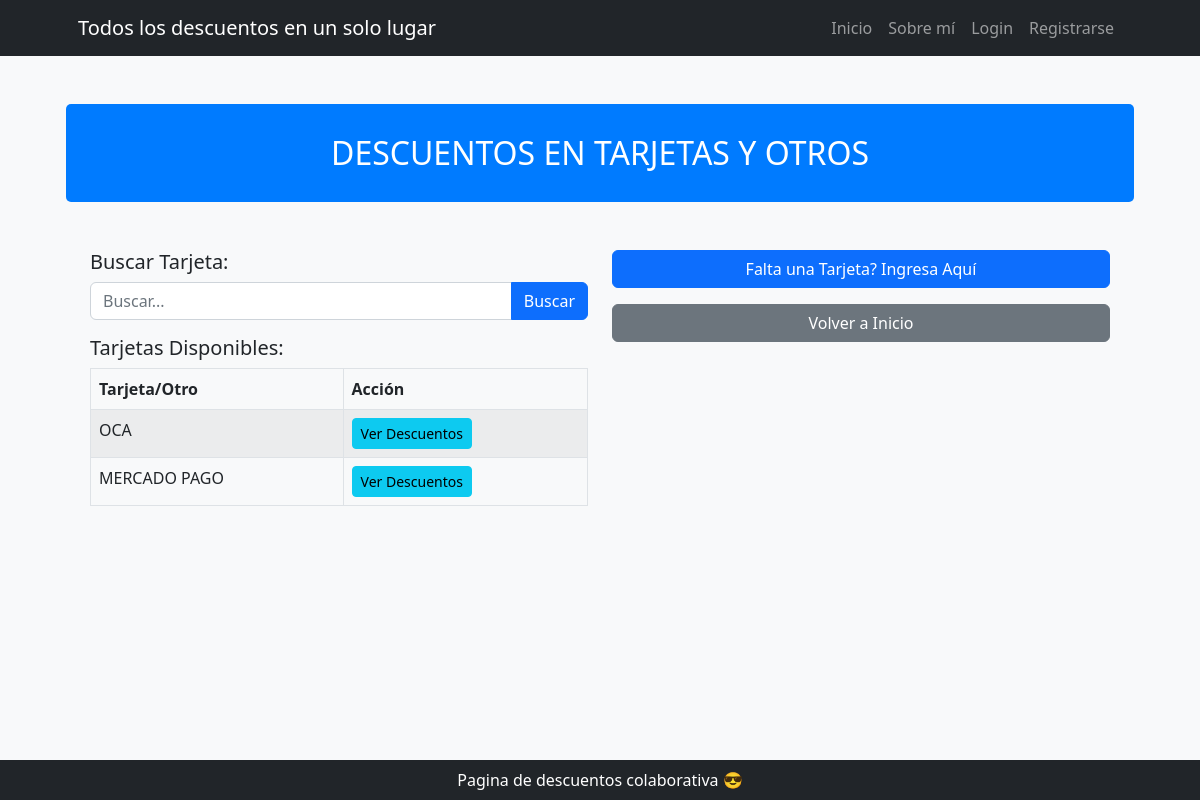
Page /tarjetas/ on the earlier database version.
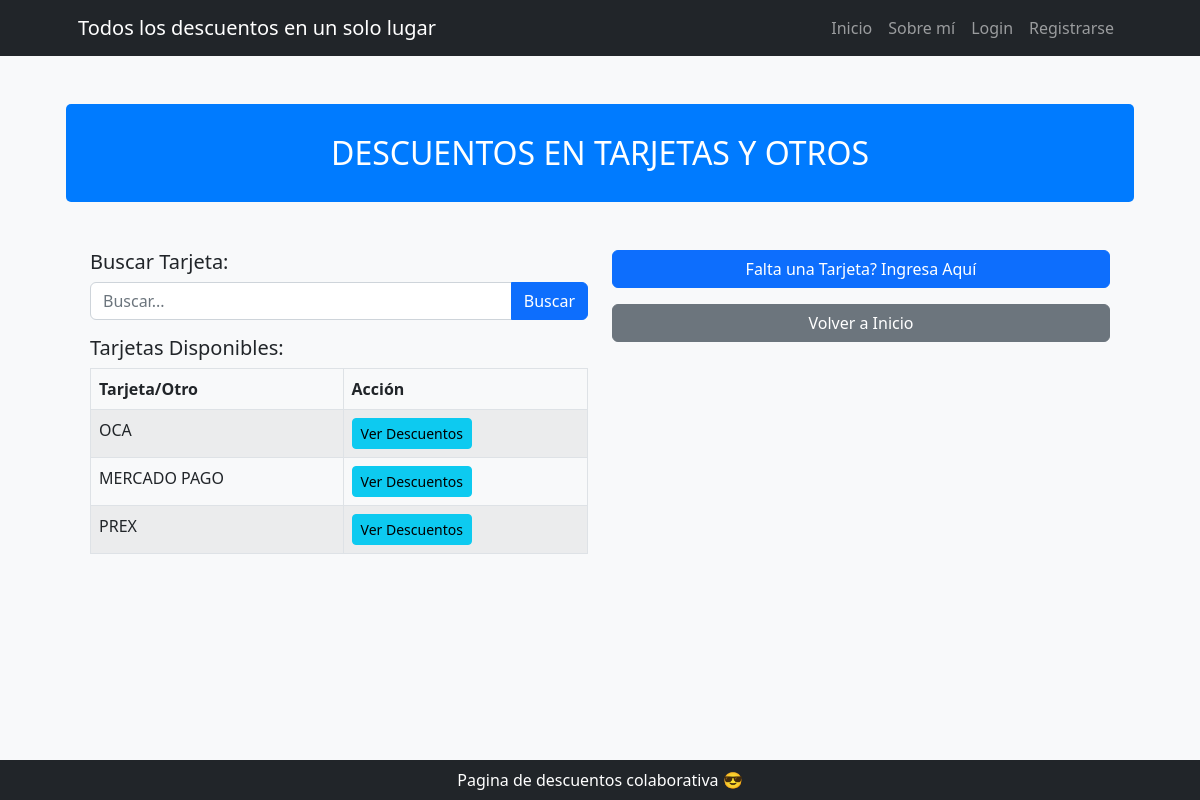
Same page on the later database version.
### tarjetas/models.py (models this page shows, shortened)
class Tarjetas(models.Model):
    DEBITO = 'débito'
    CREDITO = 'crédito'
    NINGUNO = ' '
    TIPO_CHOICES = [
        (DEBITO, 'Débito'),
        (CREDITO, 'Crédito'),
        (NINGUNO, ' '),
    ]
    nombre = models.CharField(max_length=25)
    tipo = models.CharField(max_length=25, choices=TIPO_CHOICES, null=True, blank=True)
    class Meta:
        verbose_name = "Tarjeta"
        verbose_name_plural = "Tarjetas"

### tarjetas/views.py (the view)
# urls.py: path("", views.home, name="home"),
def home(request):
    consulta = request.GET.get("consulta")
    if consulta:
        tarjetas = Tarjetas.objects.filter(nombre__icontains=consulta)
    else:
        tarjetas = Tarjetas.objects.all()
    return render(request, "tarjetas/index.html", {"tarjetas": tarjetas})

### tarjetas/templates/tarjetas/index.html
{% extends "core/base.html" %}
{% block titulo %}
    DESCUENTOS EN TARJETAS Y OTROS
{% endblock titulo %}
{% block contenido %}
<div class="container my-5">
    <div class="row">
        <div class="col-md-6">
            <h5>Buscar Tarjeta:</h5>
            <form action="{% url 'tarjetas:tarjetas_list' %}" method="get" class="mb-3">
                <div class="input-group">
                    <input type="text" name="consulta" class="form-control" placeholder="Buscar...">
                    <button type="submit" class="btn btn-primary">Buscar</button>
                </div>
            </form>
            <h5>Tarjetas Disponibles:</h5>
            <table class="table table-striped table-bordered">
                <thead class="thead-dark">
                    <tr>
                        <th>Tarjeta/Otro</th>
                        <th>Acción</th>
                    </tr>
                </thead>
                <tbody>
                    {% for tarjeta in tarjetas %}
                        <tr>
                            <td>{{ tarjeta.nombre }}</td>
                            <td>
                                <a href="{% url 'tarjetas:descuentos_list' tarjeta.pk %}" class="btn btn-info btn-sm">Ver Descuentos</a>
                            </td>
                        </tr>
                    {% endfor %}
                </tbody>
            </table>
        </div>
        <div class="col-md-6">
            <div class="d-grid gap-2 mb-3">
                <a class="btn btn-primary"
                   href="{% url 'tarjetas:tarjetas_create' %}"
                   role="button">Falta una Tarjeta? Ingresa Aquí</a>
            </div>
            <div class="d-grid gap-2">
                <a class="btn btn-secondary"
                   href="{% url 'core:home' %}"
                   role="button">Volver a Inicio</a>
            </div>
        </div>
    </div>
</div>
{% endblock contenido %}

### core/templates/core/base.html (shortened to what this page needs)
{% load static %}
<!DOCTYPE html>
<html lang="es">
    <head>
        <link href="{% static 'core/css/styles.css' %}" rel="stylesheet" />
    </head>
    <body>
        {% include 'core/components/navbar.html' %}
        <div class="container px-4 px-lg-5">
            <div class="row align-items-center my-5 custom-header">
                <h1>
                    {% block titulo %}{% endblock titulo %}
                </h1>
            </div>
            {% block contenido %}
            {% endblock contenido %}
        </div>
        {% include 'core/components/footer.html' %}
    </body>
</html>

### core/templates/core/components/navbar.html (shortened to what this page needs)
<nav class="navbar navbar-expand-lg navbar-dark bg-dark">
    <div class="container px-5">
        <a class="navbar-brand" href="#!">Todos los descuentos en un solo lugar</a>
        <div class="collapse navbar-collapse" id="navbarSupportedContent">
            <ul class="navbar-nav ms-auto mb-2 mb-lg-0">
                <li class="nav-item"><a class="nav-link {% if request.path == "/" %} active {% endif %}" aria-current="page" href="{% url 'core:home' %}">Inicio</a></li>
                <li class="nav-item"><a class="nav-link {% if request.path == "/about/" %} active {% endif %}" href="{% url 'core:about' %}">Sobre mí</a></li>
                {% if user.is_authenticated %}
                    <li class="nav-item"><a class="nav-link {% if request.path == "/bancos/" %} active {% endif %}" href="{% url 'bancos:home' %}">Bancos</a></li>
                    <li class="nav-item"><a class="nav-link {% if request.path == "/tarjetas/" %} active {% endif %}" href="{% url 'tarjetas:home' %}">Tarjetas</a></li>
                    <li class="nav-item"><a class="nav-link text-bg-info">{{ user.email }}</a></li>
                    <li class="nav-item">
                        <form action="{% url 'core:logout' %}" method="post">
                            {% csrf_token %}
                            <button type="submit" class="btn btn-dark {{ fontsize }} ">Logout</button>
                        </form>
                    </li>
                {% else %}
                    <li class="nav-item"><a class="nav-link {% if request.path == "/login/" %} active {% endif %}" href="{% url 'core:login' %}">Login</a></li>
                    <li class="nav-item"><a class="nav-link {% if request.path == "/register/" %} active {% endif %}" href="{% url 'core:register' %}">Registrarse</a></li>
                {% endif %}
            </ul>
        </div>
    </div>
</nav>

### core/templates/core/components/footer.html
<footer class="py-2 bg-dark fixed-bottom">
    <div class="container px-4 px-lg-5">
        <p class="m-0 text-center text-white">Pagina de descuentos colaborativa 😎</p>
    </div>
</footer>

### core/templates/core/base.html (style rules this page uses)
body { background-color: #f8f9fa; }
.custom-header { background-color: #007bff; color: white; padding: 10px 0; margin-bottom: 20px; border-radius: 5px; }
.custom-header h1 { margin: 0; padding: 20px; font-size: 2rem; text-align: center; }

Differences in the rows shown:
added Tarjetas: nombre "PREX"
